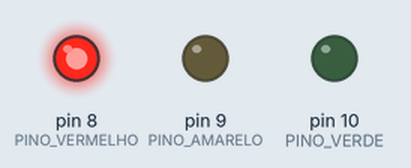
The sketch below on a simulated Arduino Uno, built with avr-gcc and run on an emulated ATmega328P. On the bench: output pins drawn as LEDs (lit = HIGH).

Above: at 3.0 s.
At 8.0 s:
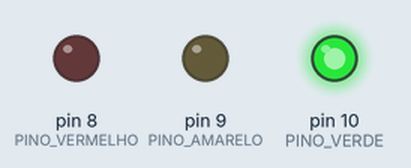
At 11.0 s:
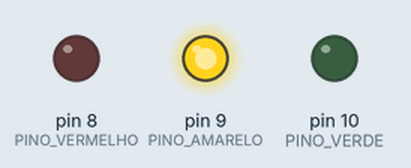
Timing chart, 0 to 15.6 s (numbered marks = the images above):
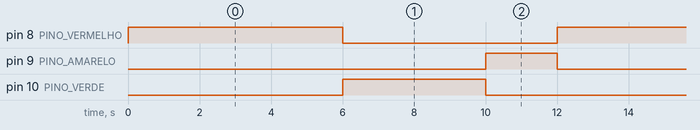

Measured:
- by itself, pin 8 (PINO_VERMELHO): alternates HIGH for 6.0 s and LOW for 6.0 s
- by itself, pin 9 (PINO_AMARELO): alternates HIGH for 2.0 s and LOW for 10.0 s
- by itself, pin 10 (PINO_VERDE): alternates HIGH for 4.0 s and LOW for 8.0 s

The sketch:

semafaro.ino
```cpp
const unsigned long TEMPO_VERMELHO = 6000;
const unsigned long TEMPO_VERDE    = 4000;
const unsigned long TEMPO_AMARELO  = 2000;

const int PINO_VERMELHO = 8;
const int PINO_AMARELO  = 9;
const int PINO_VERDE    = 10;

class Luz {
  int pino;
  unsigned long duracao;
public:
  Luz(int p, unsigned long d) : pino(p), duracao(d) {}

  void begin() {
    pinMode(pino, OUTPUT);
    digitalWrite(pino, LOW);
  }

  void acender() {
    digitalWrite(pino, HIGH);
    delay(duracao);
    digitalWrite(pino, LOW);
  }
};


class Semaforo {
  Luz &vermelho;
  Luz &verde;
  Luz &amarelo;
public:
  Semaforo(Luz &v, Luz &vd, Luz &a)
    : vermelho(v), verde(vd), amarelo(a) {}

  void begin() {
    vermelho.begin();
    verde.begin();
    amarelo.begin();
  }

  void ciclo() {
    vermelho.acender();
    verde.acender();
    amarelo.acender();
  }
};


Luz luzVermelha(PINO_VERMELHO, TEMPO_VERMELHO);
Luz luzVerde(PINO_VERDE, TEMPO_VERDE);
Luz luzAmarela(PINO_AMARELO, TEMPO_AMARELO);


Semaforo semaforo(luzVermelha, luzVerde, luzAmarela);

void setup() {
  semaforo.begin();
}

void loop() {
  semaforo.ciclo();
}
```
